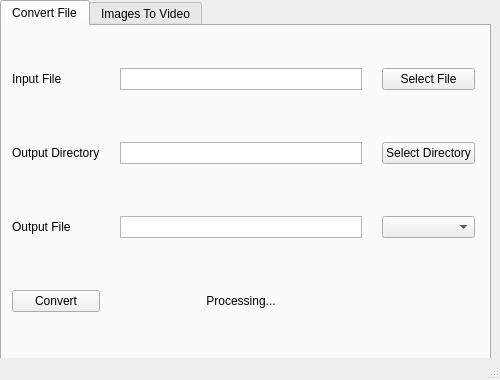
<?xml version="1.0" encoding="UTF-8"?>
<ui version="4.0">
 <class>MainWindow</class>
 <widget class="QMainWindow" name="MainWindow">
  <property name="enabled">
   <bool>true</bool>
  </property>
  <property name="geometry">
   <rect>
    <x>0</x>
    <y>0</y>
    <width>500</width>
    <height>380</height>
   </rect>
  </property>
  <property name="sizePolicy">
   <sizepolicy hsizetype="Preferred" vsizetype="Preferred">
    <horstretch>0</horstretch>
    <verstretch>0</verstretch>
   </sizepolicy>
  </property>
  <property name="minimumSize">
   <size>
    <width>500</width>
    <height>149</height>
   </size>
  </property>
  <property name="maximumSize">
   <size>
    <width>500</width>
    <height>380</height>
   </size>
  </property>
  <property name="baseSize">
   <size>
    <width>500</width>
    <height>380</height>
   </size>
  </property>
  <property name="windowTitle">
   <string>Video Converter Tool</string>
  </property>
  <widget class="QWidget" name="centralwidget">
   <widget class="QTabWidget" name="commandTabWidget">
    <property name="geometry">
     <rect>
      <x>0</x>
      <y>0</y>
      <width>491</width>
      <height>361</height>
     </rect>
    </property>
    <property name="currentIndex">
     <number>0</number>
    </property>
    <widget class="QWidget" name="convert_file_tab">
     <property name="toolTip">
      <string>&lt;html&gt;&lt;head/&gt;&lt;body&gt;&lt;p&gt;Convert File&lt;/p&gt;&lt;/body&gt;&lt;/html&gt;</string>
     </property>
     <attribute name="title">
      <string>Convert File</string>
     </attribute>
     <widget class="QWidget" name="gridLayoutWidget">
      <property name="geometry">
       <rect>
        <x>0</x>
        <y>10</y>
        <width>483</width>
        <height>311</height>
       </rect>
      </property>
      <layout class="QGridLayout" name="gridLayout">
       <property name="sizeConstraint">
        <enum>QLayout::SizeConstraint::SetDefaultConstraint</enum>
       </property>
       <property name="leftMargin">
        <number>10</number>
       </property>
       <property name="topMargin">
        <number>10</number>
       </property>
       <property name="rightMargin">
        <number>10</number>
       </property>
       <property name="bottomMargin">
        <number>10</number>
       </property>
       <property name="horizontalSpacing">
        <number>20</number>
       </property>
       <property name="verticalSpacing">
        <number>30</number>
       </property>
       <item row="2" column="2">
        <widget class="QPushButton" name="selectOutputDirectory">
         <property name="text">
          <string>Select Directory</string>
         </property>
        </widget>
       </item>
       <item row="1" column="1">
        <widget class="QPlainTextEdit" name="inputFileEdit">
         <property name="sizePolicy">
          <sizepolicy hsizetype="Expanding" vsizetype="Ignored">
           <horstretch>0</horstretch>
           <verstretch>0</verstretch>
          </sizepolicy>
         </property>
         <property name="verticalScrollBarPolicy">
          <enum>Qt::ScrollBarPolicy::ScrollBarAlwaysOff</enum>
         </property>
         <property name="readOnly">
          <bool>true</bool>
         </property>
        </widget>
       </item>
       <item row="1" column="2">
        <widget class="QPushButton" name="pushButton">
         <property name="text">
          <string>Select File</string>
         </property>
        </widget>
       </item>
       <item row="2" column="0">
        <widget class="QLabel" name="label_2">
         <property name="text">
          <string>Output Directory</string>
         </property>
        </widget>
       </item>
       <item row="3" column="0">
        <widget class="QLabel" name="label_3">
         <property name="text">
          <string>Output File</string>
         </property>
        </widget>
       </item>
       <item row="2" column="1">
        <widget class="QPlainTextEdit" name="outputDirectoryEdit">
         <property name="sizePolicy">
          <sizepolicy hsizetype="Expanding" vsizetype="Ignored">
           <horstretch>0</horstretch>
           <verstretch>0</verstretch>
          </sizepolicy>
         </property>
         <property name="verticalScrollBarPolicy">
          <enum>Qt::ScrollBarPolicy::ScrollBarAlwaysOff</enum>
         </property>
        </widget>
       </item>
       <item row="3" column="2">
        <widget class="QComboBox" name="fileExtensionComboBox">
         <property name="currentText">
          <string/>
         </property>
         <property name="placeholderText">
          <string>.mp4</string>
         </property>
        </widget>
       </item>
       <item row="4" column="0">
        <widget class="QPushButton" name="convertButton">
         <property name="text">
          <string>Convert</string>
         </property>
        </widget>
       </item>
       <item row="3" column="1">
        <widget class="QPlainTextEdit" name="filenameEdit">
         <property name="sizePolicy">
          <sizepolicy hsizetype="Expanding" vsizetype="Ignored">
           <horstretch>0</horstretch>
           <verstretch>0</verstretch>
          </sizepolicy>
         </property>
         <property name="verticalScrollBarPolicy">
          <enum>Qt::ScrollBarPolicy::ScrollBarAlwaysOff</enum>
         </property>
        </widget>
       </item>
       <item row="4" column="1">
        <widget class="QLabel" name="processingLabel">
         <property name="text">
          <string>Processing...</string>
         </property>
         <property name="alignment">
          <set>Qt::AlignmentFlag::AlignCenter</set>
         </property>
        </widget>
       </item>
       <item row="1" column="0">
        <widget class="QLabel" name="label">
         <property name="text">
          <string>Input File</string>
         </property>
        </widget>
       </item>
      </layout>
     </widget>
    </widget>
    <widget class="QWidget" name="images_to_video_tab">
     <property name="toolTip">
      <string>&lt;html&gt;&lt;head/&gt;&lt;body&gt;&lt;p&gt;Images To Video&lt;/p&gt;&lt;/body&gt;&lt;/html&gt;</string>
     </property>
     <attribute name="title">
      <string>Images To Video</string>
     </attribute>
    </widget>
   </widget>
  </widget>
  <widget class="QStatusBar" name="statusbar"/>
 </widget>
 <resources/>
 <connections/>
</ui>
